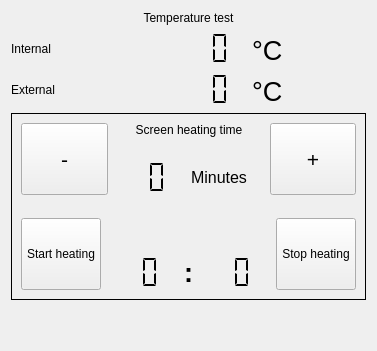
       <widget class="QWidget" name="temperaturePage">
        <layout class="QVBoxLayout" name="verticalLayout_19">
         <item>
          <widget class="QLabel" name="label_4">
           <property name="text">
            <string>Temperature test</string>
           </property>
           <property name="alignment">
            <set>Qt::AlignCenter</set>
           </property>
          </widget>
         </item>
         <item>
          <layout class="QHBoxLayout" name="horizontalLayout_5">
           <item>
            <widget class="QLabel" name="label_12">
             <property name="text">
              <string>Internal</string>
             </property>
            </widget>
           </item>
           <item>
            <widget class="QLCDNumber" name="internalLcdNumber">
             <property name="minimumSize">
              <size>
               <width>0</width>
               <height>35</height>
              </size>
             </property>
             <property name="font">
              <font>
               <pointsize>14</pointsize>
               <weight>50</weight>
               <bold>false</bold>
              </font>
             </property>
             <property name="frameShape">
              <enum>QFrame::NoFrame</enum>
             </property>
             <property name="frameShadow">
              <enum>QFrame::Raised</enum>
             </property>
             <property name="segmentStyle">
              <enum>QLCDNumber::Flat</enum>
             </property>
            </widget>
           </item>
           <item>
            <widget class="QLabel" name="label_20">
             <property name="sizePolicy">
              <sizepolicy hsizetype="Minimum" vsizetype="Preferred">
               <horstretch>0</horstretch>
               <verstretch>0</verstretch>
              </sizepolicy>
             </property>
             <property name="font">
              <font>
               <pointsize>20</pointsize>
              </font>
             </property>
             <property name="text">
              <string>°C</string>
             </property>
             <property name="alignment">
              <set>Qt::AlignBottom|Qt::AlignLeading|Qt::AlignLeft</set>
             </property>
            </widget>
           </item>
          </layout>
         </item>
         <item>
          <layout class="QHBoxLayout" name="horizontalLayout_6">
           <item>
            <widget class="QLabel" name="label_13">
             <property name="text">
              <string>External</string>
             </property>
            </widget>
           </item>
           <item>
            <widget class="QLCDNumber" name="externalLcdNumber">
             <property name="minimumSize">
              <size>
               <width>0</width>
               <height>35</height>
              </size>
             </property>
             <property name="font">
              <font>
               <pointsize>14</pointsize>
               <weight>50</weight>
               <bold>false</bold>
              </font>
             </property>
             <property name="frameShape">
              <enum>QFrame::NoFrame</enum>
             </property>
             <property name="frameShadow">
              <enum>QFrame::Raised</enum>
             </property>
             <property name="segmentStyle">
              <enum>QLCDNumber::Flat</enum>
             </property>
            </widget>
           </item>
           <item>
            <widget class="QLabel" name="label_21">
             <property name="sizePolicy">
              <sizepolicy hsizetype="Minimum" vsizetype="Preferred">
               <horstretch>0</horstretch>
               <verstretch>0</verstretch>
              </sizepolicy>
             </property>
             <property name="font">
              <font>
               <pointsize>20</pointsize>
              </font>
             </property>
             <property name="text">
              <string>°C</string>
             </property>
             <property name="alignment">
              <set>Qt::AlignBottom|Qt::AlignLeading|Qt::AlignLeft</set>
             </property>
            </widget>
           </item>
          </layout>
         </item>
         <item>
          <widget class="QFrame" name="frame_3">
           <property name="frameShape">
            <enum>QFrame::Box</enum>
           </property>
           <property name="frameShadow">
            <enum>QFrame::Plain</enum>
           </property>
           <layout class="QVBoxLayout" name="verticalLayout_17">
            <property name="spacing">
             <number>23</number>
            </property>
            <item>
             <layout class="QHBoxLayout" name="horizontalLayout_7">
              <item>
               <widget class="QPushButton" name="minusHeatingTimeButton">
                <property name="sizePolicy">
                 <sizepolicy hsizetype="Minimum" vsizetype="Preferred">
                  <horstretch>0</horstretch>
                  <verstretch>0</verstretch>
                 </sizepolicy>
                </property>
                <property name="minimumSize">
                 <size>
                  <width>0</width>
                  <height>35</height>
                 </size>
                </property>
                <property name="font">
                 <font>
                  <pointsize>16</pointsize>
                 </font>
                </property>
                <property name="focusPolicy">
                 <enum>Qt::NoFocus</enum>
                </property>
                <property name="text">
                 <string>-</string>
                </property>
               </widget>
              </item>
              <item>
               <layout class="QVBoxLayout" name="verticalLayout_18">
                <item>
                 <widget class="QLabel" name="label_18">
                  <property name="text">
                   <string>Screen heating time</string>
                  </property>
                  <property name="alignment">
                   <set>Qt::AlignCenter</set>
                  </property>
                 </widget>
                </item>
                <item>
                 <layout class="QHBoxLayout" name="horizontalLayout_11">
                  <item>
                   <widget class="QLCDNumber" name="heatingTimeLcdNumber">
                    <property name="minimumSize">
                     <size>
                      <width>0</width>
                      <height>35</height>
                     </size>
                    </property>
                    <property name="font">
                     <font>
                      <pointsize>14</pointsize>
                      <weight>50</weight>
                      <bold>false</bold>
                     </font>
                    </property>
                    <property name="frameShape">
                     <enum>QFrame::NoFrame</enum>
                    </property>
                    <property name="frameShadow">
                     <enum>QFrame::Raised</enum>
                    </property>
                    <property name="digitCount">
                     <number>2</number>
                    </property>
                    <property name="segmentStyle">
                     <enum>QLCDNumber::Flat</enum>
                    </property>
                   </widget>
                  </item>
                  <item>
                   <widget class="QLabel" name="label_17">
                    <property name="font">
                     <font>
                      <pointsize>12</pointsize>
                     </font>
                    </property>
                    <property name="text">
                     <string>Minutes</string>
                    </property>
                    <property name="alignment">
                     <set>Qt::AlignLeading|Qt::AlignLeft|Qt::AlignVCenter</set>
                    </property>
                   </widget>
                  </item>
                 </layout>
                </item>
               </layout>
              </item>
              <item>
               <widget class="QPushButton" name="plusHeatingTimeButton">
                <property name="sizePolicy">
                 <sizepolicy hsizetype="Minimum" vsizetype="Preferred">
                  <horstretch>0</horstretch>
                  <verstretch>0</verstretch>
                 </sizepolicy>
                </property>
                <property name="minimumSize">
                 <size>
                  <width>0</width>
                  <height>35</height>
                 </size>
                </property>
                <property name="font">
                 <font>
                  <pointsize>16</pointsize>
                 </font>
                </property>
                <property name="focusPolicy">
                 <enum>Qt::NoFocus</enum>
                </property>
                <property name="text">
                 <string>+</string>
                </property>
               </widget>
              </item>
             </layout>
            </item>
            <item>
             <layout class="QHBoxLayout" name="horizontalLayout_12">
              <item>
               <widget class="QPushButton" name="startHeatingTimerButton">
                <property name="sizePolicy">
                 <sizepolicy hsizetype="Minimum" vsizetype="Expanding">
                  <horstretch>0</horstretch>
                  <verstretch>0</verstretch>
                 </sizepolicy>
                </property>
                <property name="minimumSize">
                 <size>
                  <width>0</width>
                  <height>35</height>
                 </size>
                </property>
                <property name="focusPolicy">
                 <enum>Qt::NoFocus</enum>
                </property>
                <property name="text">
                 <string>Start heating</string>
                </property>
                <property name="checkable">
                 <bool>true</bool>
                </property>
               </widget>
              </item>
              <item>
               <layout class="QVBoxLayout" name="verticalLayout_3">
                <item>
                 <widget class="QLabel" name="heatingInfoLabel">
                  <property name="text">
                   <string/>
                  </property>
                  <property name="alignment">
                   <set>Qt::AlignCenter</set>
                  </property>
                 </widget>
                </item>
                <item>
                 <layout class="QHBoxLayout" name="horizontalLayout_8">
                  <item>
                   <widget class="QLCDNumber" name="minutesHeatingTimerLcd">
                    <property name="minimumSize">
                     <size>
                      <width>0</width>
                      <height>35</height>
                     </size>
                    </property>
                    <property name="font">
                     <font>
                      <pointsize>14</pointsize>
                      <weight>50</weight>
                      <bold>false</bold>
                     </font>
                    </property>
                    <property name="frameShape">
                     <enum>QFrame::NoFrame</enum>
                    </property>
                    <property name="frameShadow">
                     <enum>QFrame::Raised</enum>
                    </property>
                    <property name="digitCount">
                     <number>2</number>
                    </property>
                    <property name="segmentStyle">
                     <enum>QLCDNumber::Flat</enum>
                    </property>
                    <property name="intValue" stdset="0">
                     <number>0</number>
                    </property>
                   </widget>
                  </item>
                  <item>
                   <widget class="QLabel" name="label_19">
                    <property name="font">
                     <font>
                      <pointsize>20</pointsize>
                      <weight>75</weight>
                      <bold>true</bold>
                     </font>
                    </property>
                    <property name="text">
                     <string>:</string>
                    </property>
                    <property name="alignment">
                     <set>Qt::AlignCenter</set>
                    </property>
                   </widget>
                  </item>
                  <item>
                   <widget class="QLCDNumber" name="secondsHeatingTimerLcd">
                    <property name="minimumSize">
                     <size>
                      <width>0</width>
                      <height>35</height>
                     </size>
                    </property>
                    <property name="font">
                     <font>
                      <pointsize>14</pointsize>
                      <weight>50</weight>
                      <bold>false</bold>
                     </font>
                    </property>
                    <property name="frameShape">
                     <enum>QFrame::NoFrame</enum>
                    </property>
                    <property name="frameShadow">
                     <enum>QFrame::Raised</enum>
                    </property>
                    <property name="digitCount">
                     <number>2</number>
                    </property>
                    <property name="segmentStyle">
                     <enum>QLCDNumber::Flat</enum>
                    </property>
                    <property name="intValue" stdset="0">
                     <number>0</number>
                    </property>
                   </widget>
                  </item>
                 </layout>
                </item>
               </layout>
              </item>
              <item>
               <widget class="QPushButton" name="stopHeatingTimerButton">
                <property name="sizePolicy">
                 <sizepolicy hsizetype="Minimum" vsizetype="Expanding">
                  <horstretch>0</horstretch>
                  <verstretch>0</verstretch>
                 </sizepolicy>
                </property>
                <property name="minimumSize">
                 <size>
                  <width>0</width>
                  <height>35</height>
                 </size>
                </property>
                <property name="focusPolicy">
                 <enum>Qt::NoFocus</enum>
                </property>
                <property name="text">
                 <string>Stop heating</string>
                </property>
                <property name="checkable">
                 <bool>true</bool>
                </property>
               </widget>
              </item>
             </layout>
            </item>
           </layout>
          </widget>
         </item>
         <item>
          <spacer name="verticalSpacer_4">
           <property name="orientation">
            <enum>Qt::Vertical</enum>
           </property>
           <property name="sizeHint" stdset="0">
            <size>
             <width>20</width>
             <height>40</height>
            </size>
           </property>
          </spacer>
         </item>
        </layout>
       </widget>
